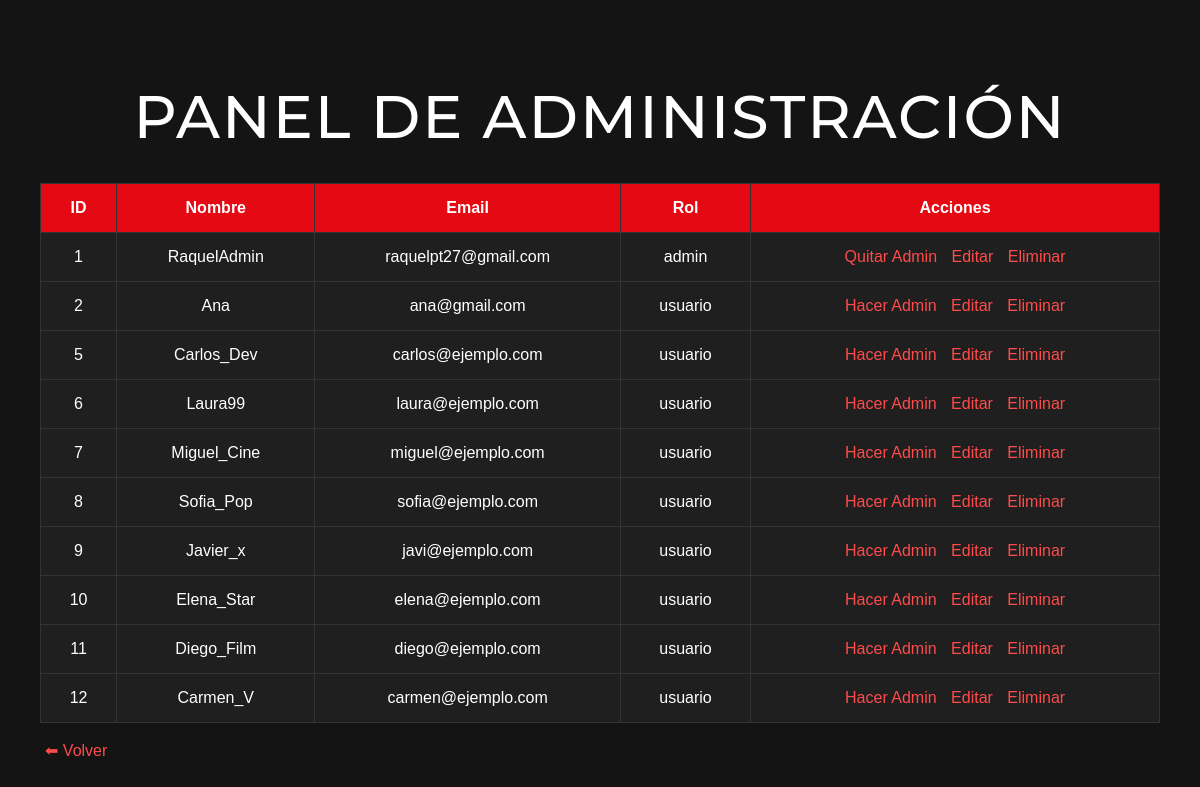
/admin_usuarios.php (signed in), run on an earlier commit of the app's database.
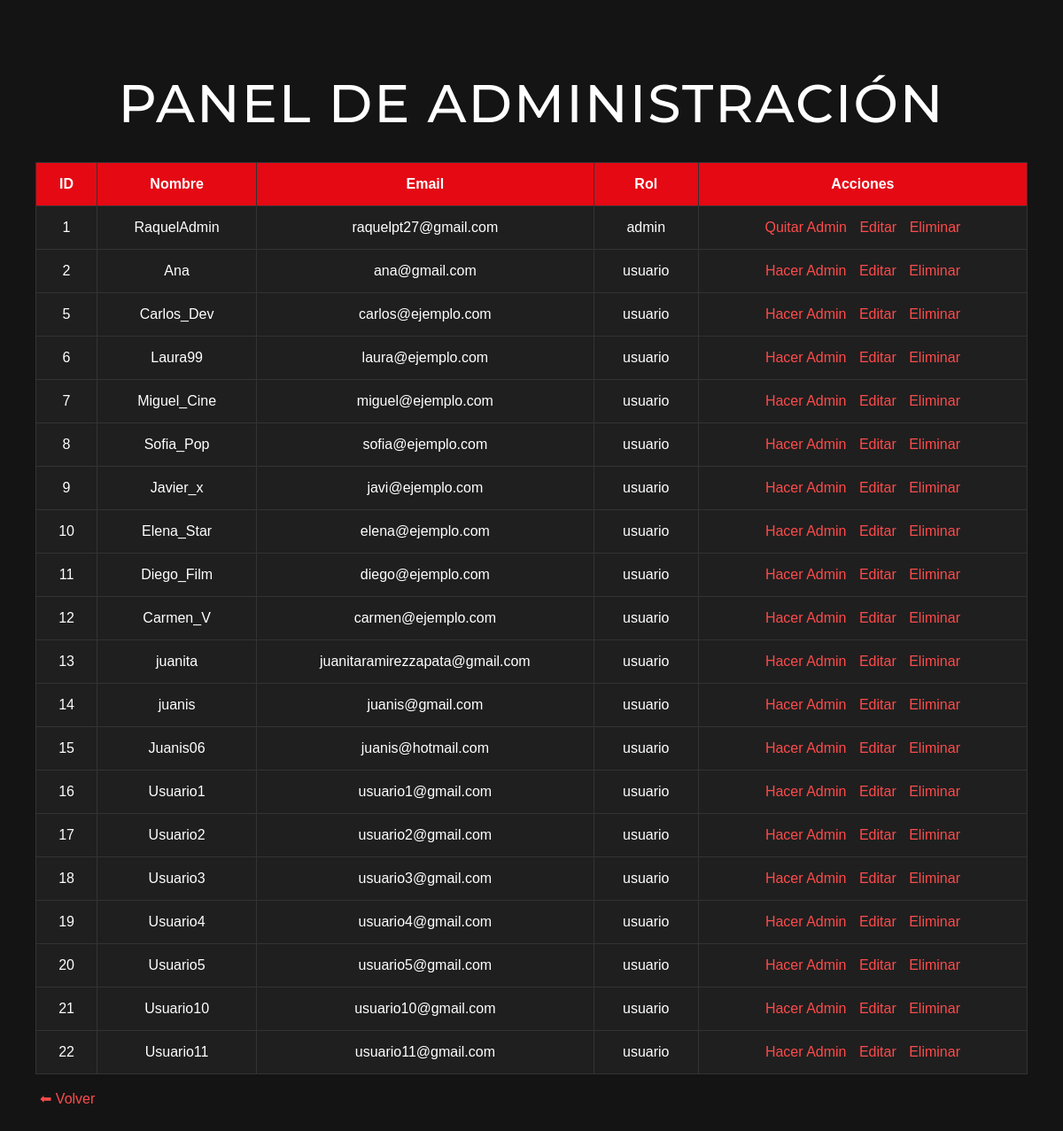
And on a later commit of the database.
### tables this page shows
CREATE TABLE `usuarios` (
  `id_usuario` int(11) NOT NULL,
  `nombre` varchar(100) NOT NULL,
  `email` varchar(150) NOT NULL,
  `password` varchar(255) NOT NULL,
  `rol` enum('usuario','admin') DEFAULT 'usuario',
  `fecha_registro` datetime DEFAULT current_timestamp(),
  `avatar` varchar(255) DEFAULT NULL
);

### admin_usuarios.php (the view, shortened to what this page needs)
<?php
$pdo = new PDO("mysql:host=$host;port=$port;dbname=$db;charset=utf8mb4", $user, $pass);
$stmt = $pdo->query("SELECT id_usuario, nombre, email, rol FROM usuarios");
$usuarios = $stmt->fetchAll();
?>
<!DOCTYPE html>
<html lang="es">
<head>
    <link rel="stylesheet" href="css/estilos.css?v=5">
</head>
<body>
<h1>Panel de Administración</h1>
<table border="1" cellpadding="10">
    <tr>
        <th>ID</th>
        <th>Nombre</th>
        <th>Email</th>
        <th>Rol</th>
        <th>Acciones</th>
    </tr>
    <?php foreach ($usuarios as $u): ?>
        <tr>
            <td><?= htmlspecialchars($u['id_usuario']) ?></td>
            <td><?= htmlspecialchars($u['nombre']) ?></td>
            <td><?= htmlspecialchars($u['email']) ?></td>
            <td><?= htmlspecialchars($u['rol']) ?></td>
            <td>
                <?php if ($u['rol'] === 'usuario'): ?>
                    <a href="?id=<?= $u['id_usuario'] ?>&rol=admin">Hacer Admin</a>
                <?php else: ?>
                    <a href="?id=<?= $u['id_usuario'] ?>&rol=usuario">Quitar Admin</a>
                <?php endif; ?>
                <a href="editar_usuario.php?id=<?= $u['id_usuario'] ?>">Editar</a>
                <a href="?eliminar=<?= $u['id_usuario'] ?>" onclick="return confirm('¿Eliminar usuario?')">Eliminar</a>
            </td>
        </tr>
    <?php endforeach; ?>
</table>
<br>
<a href="index.php">⬅ Volver</a>
</body>
</html>

### css/estilos.css (style rules this page uses)
:root { --bg: #141414; --bg-card: #222; --bg-dark: #000; --text: #fff; --text-muted: #888; --text-soft: #ddd; --primary: #e50914; --primary-hover: #fa000c; --accent: #f5b50a; --border: #444; --shadow-dark: rgba(0, 0, 0, 0.5); --shadow-soft: rgba(0, 0, 0, 0.8); --glow-primary: rgba(229, 9, 20, 0.6); }
body { background: var(--bg); color: var(--text); font-family: "Montserrat", sans-serif; margin: 0; padding: 20px; }
h1 { text-align: center; font-family: "Montserrat", sans-serif; font-size: 60px; font-weight: 500; text-transform: uppercase; color: var(--text); letter-spacing: 2px; margin-bottom: 20px; }

### admin_usuarios.php (style rules this page uses)
body { background:#141414; color:white; font-family:Arial; padding:40px; }
table { width:100%; border-collapse:collapse; margin-top:30px; background:#1f1f1f; }
th, td { padding:15px; border:1px solid #333; text-align:center; }
th { background:#e50914; }
a { color:#ff4b4b; text-decoration:none; margin:0 5px; }

What changed in the data, as far as the page shows it:
added usuarios: id_usuario "13", nombre "juanita", email "juanitaramirezzapata@gmail.com", rol "usuario"
added usuarios: id_usuario "14", nombre "juanis", email "juanis@gmail.com", rol "usuario"
added usuarios: id_usuario "15", nombre "Juanis06", email "juanis@hotmail.com", rol "usuario"
added usuarios: id_usuario "16", nombre "Usuario1", email "usuario1@gmail.com", rol "usuario"
added usuarios: id_usuario "17", nombre "Usuario2", email "usuario2@gmail.com", rol "usuario"
added usuarios: id_usuario "18", nombre "Usuario3", email "usuario3@gmail.com", rol "usuario"
added usuarios: id_usuario "19", nombre "Usuario4", email "usuario4@gmail.com", rol "usuario"
added usuarios: id_usuario "20", nombre "Usuario5", email "usuario5@gmail.com", rol "usuario"
added usuarios: id_usuario "21", nombre "Usuario10", email "usuario10@gmail.com", rol "usuario"
added usuarios: id_usuario "22", nombre "Usuario11", email "usuario11@gmail.com", rol "usuario"
